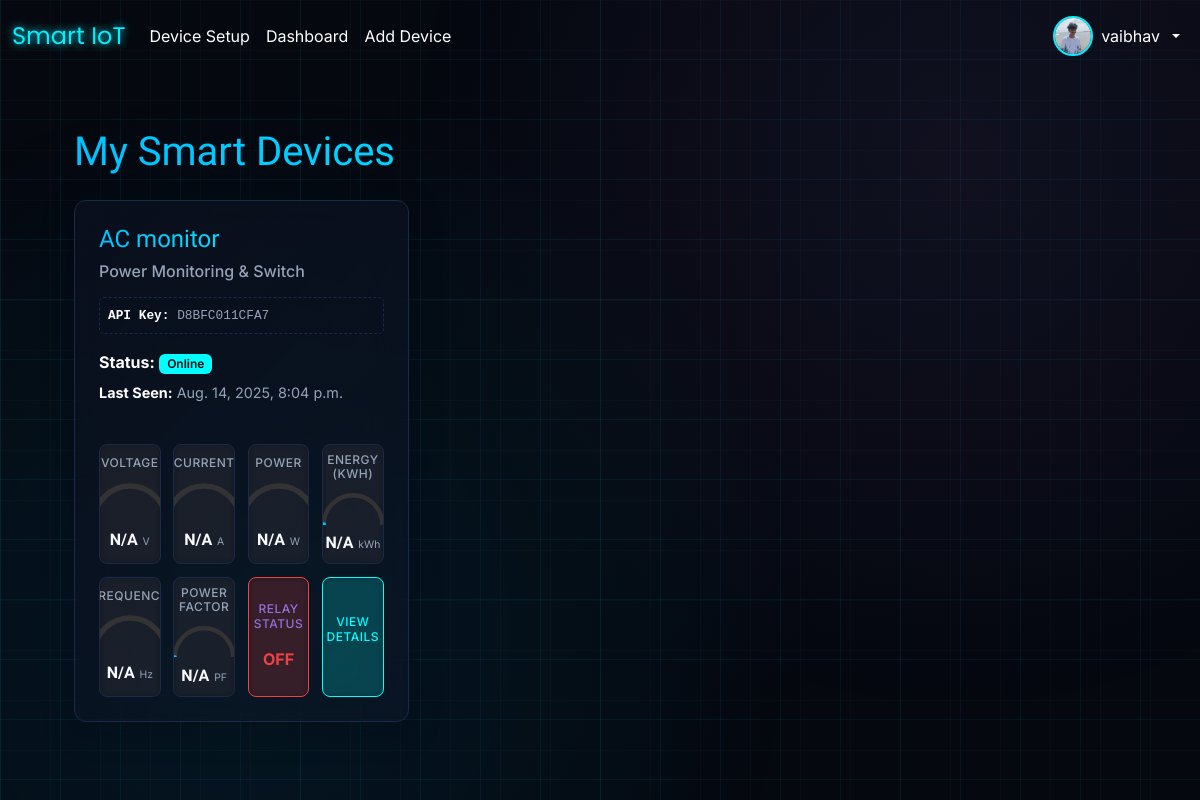
The app's page /dashboard/ (signed in), older data.
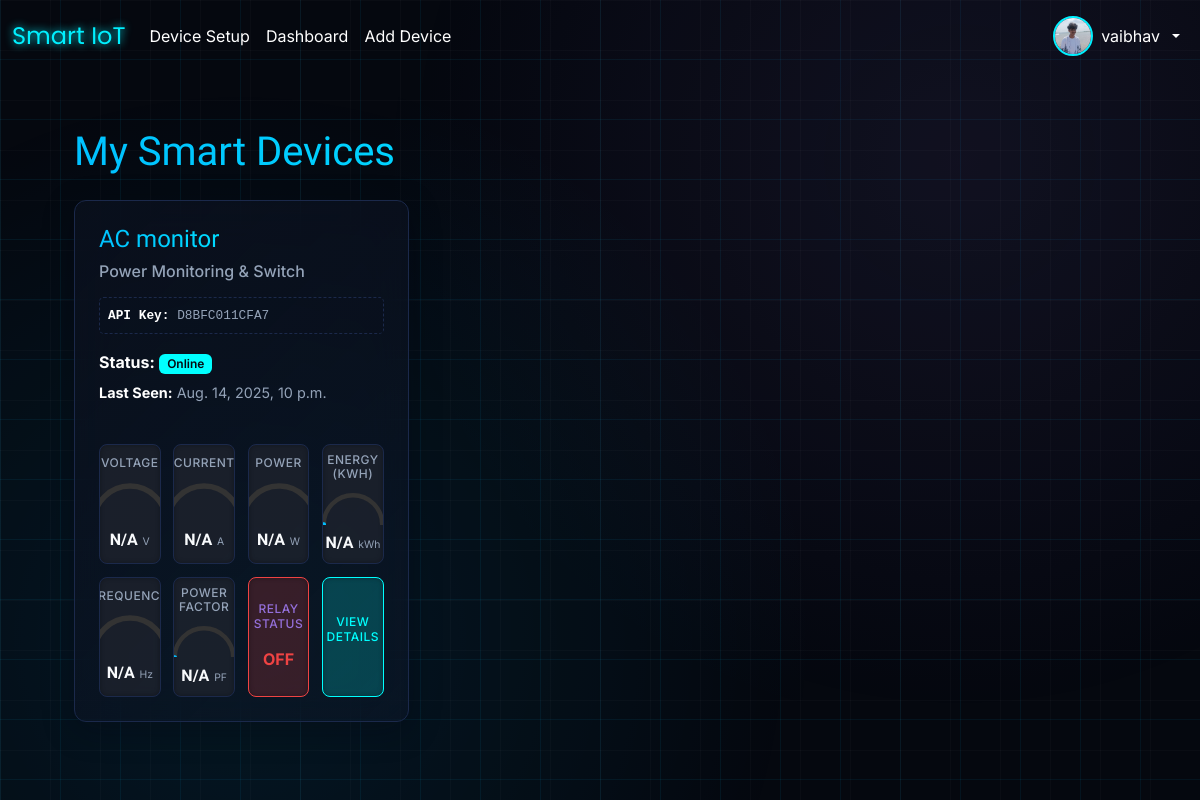
The same page, newer data.
### core/models.py (models this page shows, shortened)
class Device(models.Model):
    device_api_key = models.CharField(max_length=36, unique=True, default=uuid.uuid4,
                                      help_text="Unique API key for the device, displayed on hardware")
    name = models.CharField(max_length=100, default="Unnamed Device")
    location = models.CharField(max_length=100, blank=True, null=True)
    owner = models.ForeignKey('core.CustomUser', on_delete=models.SET_NULL, null=True, blank=True, # Use string reference
                              help_text="The user who owns this device. Null if not yet registered.")
    is_online = models.BooleanField(default=False, help_text="Indicates if the device has recently checked in.")
    last_seen = models.DateTimeField(null=True, blank=True, help_text="Timestamp of the last successful communication.")
    created_at = models.DateTimeField(auto_now_add=True)
    is_registered = models.BooleanField(default=False,
                                        help_text="True if device is linked to a user account.")
    DEVICE_TYPES = [
        ('power_monitor', 'Power Monitoring & Switch'),
        ('water_level', 'Water Level Sensor'),
    ]
    device_type = models.CharField(max_length=50, choices=DEVICE_TYPES, default='power_monitor',
                                   help_text="The type of functionality this device provides.")
    class Meta:
        verbose_name = "IoT Device"
        verbose_name_plural = "IoT Devices"
        ordering = ['name']

### dashboard/views.py (the view)
# urls.py: path('', user_dashboard, name='user_dashboard'),
@login_required
def user_dashboard(request):
    user_devices = Device.objects.filter(owner=request.user, is_registered=True).order_by('last_seen')
    latest_data_ids = SensorData.objects.values('device_id').annotate(
        max_timestamp=Max('timestamp')
    ).values_list('id', flat=True)
    latest_data_entries = SensorData.objects.filter(
        id__in=latest_data_ids,
        device__in=user_devices
    ).select_related('device')
    latest_data_dict = {entry.device_id: entry for entry in latest_data_entries}
    devices_with_latest_data = []
    current_time = timezone.now()
    for device in user_devices:
        latest_data_entry = latest_data_dict.get(device.id)
        latest_data = latest_data_entry.data if latest_data_entry else {}
        is_online = False
        if latest_data_entry and device.last_seen:
            time_difference = current_time - device.last_seen
            if time_difference.total_seconds() < 300:
                is_online = True
        devices_with_latest_data.append({
            'device': device,
            'latest_data': latest_data,
            'is_online': is_online,
        })
    context = {
        'devices_with_latest_data': devices_with_latest_data
    }
    return render(request, 'dashboard/dashboard.html', context)

### dashboard/templates/dashboard/dashboard.html (shortened to what the changed rows need)
{% extends 'base.html' %}
{% load static %}
{% block head_extra %}
<link href="https://cdnjs.cloudflare.com/ajax/libs/lucide/0.263.1/lucide.min.css" rel="stylesheet">
<link href="https://unpkg.com/aos@2.3.1/dist/aos.css" rel="stylesheet">
{% endblock %}
{% block content %}
<div class="container-fluid-custom">
    <h2 class="mb-4 text-light">My Smart Devices</h2>
    {% if devices_with_latest_data %}
    <div class="row row-cols-1 row-cols-md-2 row-cols-lg-3 g-4">
        {% for item in devices_with_latest_data %}
        <div class="col" data-aos="fade-up" data-aos-delay="{{ forloop.counter0|add:1 }}00">
            <div class="card-custom h-100 p-4" data-device-id="{{ item.device.id }}">
                <div class="card-body d-flex flex-column">
                    <h5 class="card-title-custom">{{ item.device.name }}</h5>
                    <h6 class="card-subtitle-custom mb-3">{{ item.device.get_device_type_display }}</h6>
                    <p class="device-api-key">
                        <strong class="text-white">API Key:</strong> {{ item.device.device_api_key|default:"N/A" }}
                    </p>
                    <p class="mb-2">
                        <strong class="text-white">Status:</strong>
                        {% if item.device.is_online %}
                        <span class="badge badge-online">Online</span>
                        {% else %}
                        <span class="badge badge-offline">Offline</span>
                        {% endif %}
                    </p>
                    <p class="card-text mb-3" style="font-size: 0.9rem; color: var(--muted-foreground);">
                        <strong class="text-white">Last Seen:</strong> <span class="last-seen-text">{{item.device.last_seen|default:"N/A" }}</span>
                    </p>
                    {% if item.device.device_type == 'power_monitor' %}
                    <div class="gauge-grid">
                        <div class="gauge-box" id="voltage-gauge-{{ item.device.id }}">
                            <h6>Voltage</h6>
                            <svg class="gauge-svg" viewBox="0 0 100 50">
                                <path class="gauge-arc-bg" d="M10 50 A40 40 0 0 1 90 50" />
                                <path class="gauge-arc-fill" d="M10 50 A40 40 0 0 1 90 50"
                                    style="stroke-dasharray: 0 125.66;" />
                                <polygon class="gauge-needle" points="50,50 48,15 52,15"
                                    transform="rotate(-90 50 50)" />
                            </svg>
                            <div class="gauge-value-display">
                                <span class="gauge-value">N/A</span><span class="gauge-unit">V</span>
                            </div>
                        </div>
                        <div class="gauge-box" id="current-gauge-{{ item.device.id }}">
                            <h6>Current</h6>
                            <svg class="gauge-svg" viewBox="0 0 100 50">
                                <path class="gauge-arc-bg" d="M10 50 A40 40 0 0 1 90 50" />
                                <path class="gauge-arc-fill" d="M10 50 A40 40 0 0 1 90 50"
                                    style="stroke-dasharray: 0 125.66;" />
                                <polygon class="gauge-needle" points="50,50 48,15 52,15"
                                    transform="rotate(-90 50 50)" />
                            </svg>
                            <div class="gauge-value-display">
                                <span class="gauge-value">N/A</span><span class="gauge-unit">A</span>
                            </div>
                        </div>
                        <div class="gauge-box" id="power-gauge-{{ item.device.id }}">
                            <h6>Power</h6>
                            <svg class="gauge-svg" viewBox="0 0 100 50">
                                <path class="gauge-arc-bg" d="M10 50 A40 40 0 0 1 90 50" />
                                <path class="gauge-arc-fill" d="M10 50 A40 40 0 0 1 90 50"
                                    style="stroke-dasharray: 0 125.66;" />
                                <polygon class="gauge-needle" points="50,50 48,15 52,15"
                                    transform="rotate(-90 50 50)" />
                            </svg>
                            <div class="gauge-value-display">
                                <span class="gauge-value">N/A</span><span class="gauge-unit">W</span>
                            </div>
                        </div>
                        <div class="gauge-box" id="kwh-gauge-{{ item.device.id }}">
                            <h6>Energy (kWh)</h6>
                            <svg class="gauge-svg" viewBox="0 0 100 50">
                                <path class="gauge-arc-bg" d="M10 50 A40 40 0 0 1 90 50" />
                                <path class="gauge-arc-fill" d="M10 50 A40 40 0 0 1 90 50"
                                    style="stroke-dasharray: 0 125.66;" />
                                <polygon class="gauge-needle" points="50,50 48,15 52,15"
                                    transform="rotate(-90 50 50)" />
                            </svg>
                            <div class="gauge-value-display">
                                <span class="gauge-value">N/A</span><span class="gauge-unit">kWh</span>
                            </div>
                        </div>
                        <div class="gauge-box" id="frequency-gauge-{{ item.device.id }}">
                            <h6>Frequency</h6>
                            <svg class="gauge-svg" viewBox="0 0 100 50">
                                <path class="gauge-arc-bg" d="M10 50 A40 40 0 0 1 90 50" />
                                <path class="gauge-arc-fill" d="M10 50 A40 40 0 0 1 90 50"
                                    style="stroke-dasharray: 0 125.66;" />
                                <polygon class="gauge-needle" points="50,50 48,15 52,15"
                                    transform="rotate(-90 50 50)" />
                            </svg>
                            <div class="gauge-value-display">
                                <span class="gauge-value">N/A</span><span class="gauge-unit">Hz</span>
                            </div>
                        </div>
                        <div class="gauge-box" id="pf-gauge-{{ item.device.id }}">
                            <h6>Power Factor</h6>
                            <svg class="gauge-svg" viewBox="0 0 100 50">
                                <path class="gauge-arc-bg" d="M10 50 A40 40 0 0 1 90 50" />
                                <path class="gauge-arc-fill" d="M10 50 A40 40 0 0 1 90 50"
                                    style="stroke-dasharray: 0 125.66;" />
                                <polygon class="gauge-needle" points="50,50 48,15 52,15"
                                    transform="rotate(-90 50 50)" />
                            </svg>
                            <div class="gauge-value-display">
                                <span class="gauge-value">N/A</span><span class="gauge-unit">PF</span>
                            </div>
                        </div>
                        <div class="relay-gauge-box {% if item.latest_data.relay_state %}on{% else %}off{% endif %}"
                            id="relay-status-gauge-{{ item.device.id }}">
                            <h6>Relay Status</h6>
                            {% if item.latest_data.relay_state %}
                            <i class="lucide lucide-power text-primary"></i><span>ON</span>
                            {% else %}
                            <span>OFF</span>
                            {% endif %}
                        </div>
                        <a href="{% url 'dashboard:device_detail' item.device.id %}" class="action-button-gauge">
                            <h6>View Details</h6>
                        </a>
                    </div>
                    {% else %}
                    <div class="mt-auto">
                        <p class="card-text text-muted">No specific data available for this device type.</p>
                        <a href="{% url 'dashboard:device_detail' item.device.id %}"
                            class="btn-custom btn-outline-primary-custom mt-3">View Details & Control</a>
                    </div>
                    {% endif %}
                </div>
            </div>
        </div>
        {% endfor %}
    </div>
    {% endif %}
</div>
{% endblock %}

Row changes from the older to the newer data that the page shows:
changed Device "AC monitor": device.last_seen "Aug. 14, 2025, 8:04 p.m." → "Aug. 14, 2025, 10 p.m."
